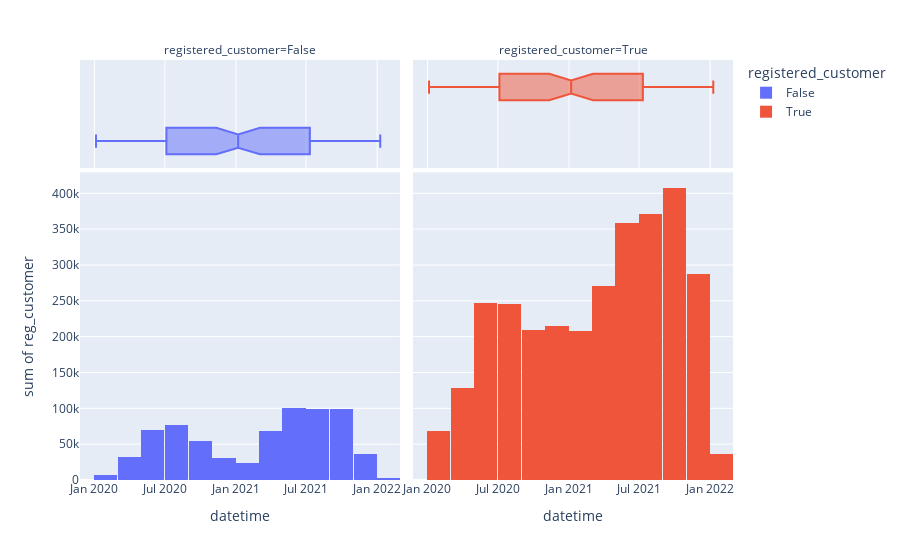

Notebook cell for this chart:
### Code cell
px.histogram(df_w, x= "datetime", y= "reg_customer", color= "registered_customer", marginal= "box", facet_col= "registered_customer")
